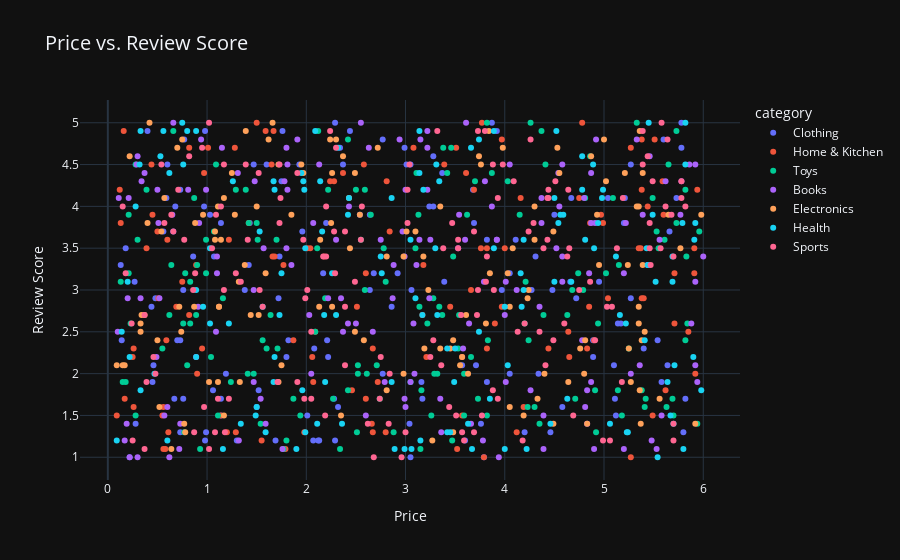

Notebook source saved alongside this figure:
### Code cell
# Scatter plot: price vs. review_score with Viridis color palette
fig = px.scatter(df, x='price', y='review_score', color='category', title='Price vs. Review Score',
                 color_continuous_scale='Viridis')

fig.update_layout(
    title_font_size=20,
    xaxis_title="Price",
    yaxis_title="Review Score",
    template="plotly_dark"
)

fig.show()

### Figure 1 — Plotly figure (JSON) as saved in the notebook; plotly's stock layout.template omitted (floating-point values rounded to 4 significant figures; data arrays with more than 128 entries replaced by an {"elided": "..."} marker saying what was removed)
{"data": [{"hovertemplate": "category=Clothing<br>price=%{x}<br>review_score=%{y}<extra></extra>", "legendgroup": "Clothing", "marker": {"color": "#636efa", "symbol": "circle"}, "mode": "markers", "name": "Clothing", "orientation": "v", "showlegend": true, "type": "scatter", "x": {"elided": "140 float values"}, "xaxis": "x", "y": {"elided": "140 float values"}, "yaxis": "y"}, {"hovertemplate": "category=Home & Kitchen<br>price=%{x}<br>review_score=%{y}<extra></extra>", "legendgroup": "Home & Kitchen", "marker": {"color": "#EF553B", "symbol": "circle"}, "mode": "markers", "name": "Home & Kitchen", "orientation": "v", "showlegend": true, "type": "scatter", "x": [5.71, 3.18, 1.79, 4.86, 1.87, 4.12, 2.67, 0.26, 4, 5.38, 1.67, 0.9, 4.65, 4.64, 0.5, 0.44, 2.6, 3.08, 1.42, 5.38, 2.6, 2.07, 1.98, 5.91, 2.24, 3.82, 0.16, 4.16, 5.27, 3.21, 0.61, 3.82, 0.56, 3.66, 3.97, 1.22, 5.62, 5.94, 5.27, 5.35, 3.76, 2.67, 1.55, 4.44, 3.69, 3.97, 0.17, 4.9, 4.83, 4.85, 5.59, 4.97, 5.38, 2.37, 0.12, 0.56, 2.58, 0.13, 2.84, 3.17, 3.79, 5.71, 5.85, 5.92, 5.04, 3.39, 2.46, 2.66, 0.82, 1.14, 1.2, 0.59, 1.29, 2.72, 2.01, 4.75, 0.58, 0.82, 3.9, 3.45, 2.18, 0.97, 1.01, 1.59, 2.06, 2.51, 4.78, 2.81, 5.4, 5.44, 0.75, 0.26, 0.95, 2.8, 5.6, 3.57, 0.39, 0.09, 2.04, 5.49, 3.51, 1.28, 0.45, 2.28, 1.5, 3.52, 2.09, 1.65, 3.77, 5.37, 1.66, 0.89, 5.91, 4.99, 0.55, 1.77, 0.25, 3.61, 0.69, 0.51, 4.19, 1.68, 3.57, 0.6, 5.51], "xaxis": "x", "y": [3.2, 3.3, 1.1, 3.8, 2.4, 1.3, 2.3, 2.3, 3.5, 4.2, 4.9, 2, 2.2, 2.5, 3.7, 4.5, 1.7, 4.7, 3.8, 4.8, 3.2, 1.9, 1.3, 3.5, 4.3, 2.3, 4.9, 4.1, 4.7, 2.2, 1.3, 3.5, 1.1, 3, 4.8, 3.6, 1.8, 4.2, 1, 3.5, 3.5, 1.3, 1.2, 2.3, 4.2, 2.8, 1.7, 2.4, 2.3, 2.8, 4.3, 3.9, 2.9, 4.4, 4.2, 1.6, 4.5, 3.8, 3.7, 2.7, 1, 2.6, 2.5, 2, 2.9, 4.5, 1.8, 1.4, 2.7, 1.5, 1.3, 2.4, 1.3, 1.9, 3.5, 4.1, 1.1, 4.7, 2.6, 2.8, 3.4, 4.4, 4.7, 4.9, 2.2, 2.8, 5, 4.3, 2.9, 4, 3.1, 1.6, 2.3, 1.3, 3.9, 2.2, 3.5, 1.5, 3.5, 1.5, 4.7, 4.7, 3.9, 4.3, 5, 1.1, 2.5, 4.5, 5, 3.5, 3.4, 3.3, 3.2, 3.8, 1.5, 3.3, 2.2, 4.4, 2.8, 2.9, 1.6, 3.4, 1.5, 3.6, 4.8], "yaxis": "y"}, {"hovertemplate": "category=Toys<br>price=%{x}<br>review_score=%{y}<extra></extra>", "legendgroup": "Toys", "marker": {"color": "#00cc96", "symbol": "circle"}, "mode": "markers", "name": "Toys", "orientation": "v", "showlegend": true, "type": "scatter", "x": {"elided": "151 float values"}, "xaxis": "x", "y": {"elided": "151 float values"}, "yaxis": "y"}, {"hovertemplate": "category=Books<br>price=%{x}<br>review_score=%{y}<extra></extra>", "legendgroup": "Books", "marker": {"color": "#ab63fa", "symbol": "circle"}, "mode": "markers", "name": "Books", "orientation": "v", "showlegend": true, "type": "scatter", "x": {"elided": "154 float values"}, "xaxis": "x", "y": {"elided": "154 float values"}, "yaxis": "y"}, {"hovertemplate": "category=Electronics<br>price=%{x}<br>review_score=%{y}<extra></extra>", "legendgroup": "Electronics", "marker": {"color": "#FFA15A", "symbol": "circle"}, "mode": "markers", "name": "Electronics", "orientation": "v", "showlegend": true, "type": "scatter", "x": {"elided": "138 float values"}, "xaxis": "x", "y": {"elided": "138 float values"}, "yaxis": "y"}, {"hovertemplate": "category=Health<br>price=%{x}<br>review_score=%{y}<extra></extra>", "legendgroup": "Health", "marker": {"color": "#19d3f3", "symbol": "circle"}, "mode": "markers", "name": "Health", "orientation": "v", "showlegend": true, "type": "scatter", "x": {"elided": "139 float values"}, "xaxis": "x", "y": {"elided": "139 float values"}, "yaxis": "y"}, {"hovertemplate": "category=Sports<br>price=%{x}<br>review_score=%{y}<extra></extra>", "legendgroup": "Sports", "marker": {"color": "#FF6692", "symbol": "circle"}, "mode": "markers", "name": "Sports", "orientation": "v", "showlegend": true, "type": "scatter", "x": {"elided": "153 float values"}, "xaxis": "x", "y": {"elided": "153 float values"}, "yaxis": "y"}], "layout": {"legend": {"title": {"text": "category"}, "tracegroupgap": 0}, "title": {"font": {"size": 20}, "text": "Price vs. Review Score"}, "xaxis": {"anchor": "y", "domain": [0, 1], "title": {"text": "Price"}}, "yaxis": {"anchor": "x", "domain": [0, 1], "title": {"text": "Review Score"}}}}
